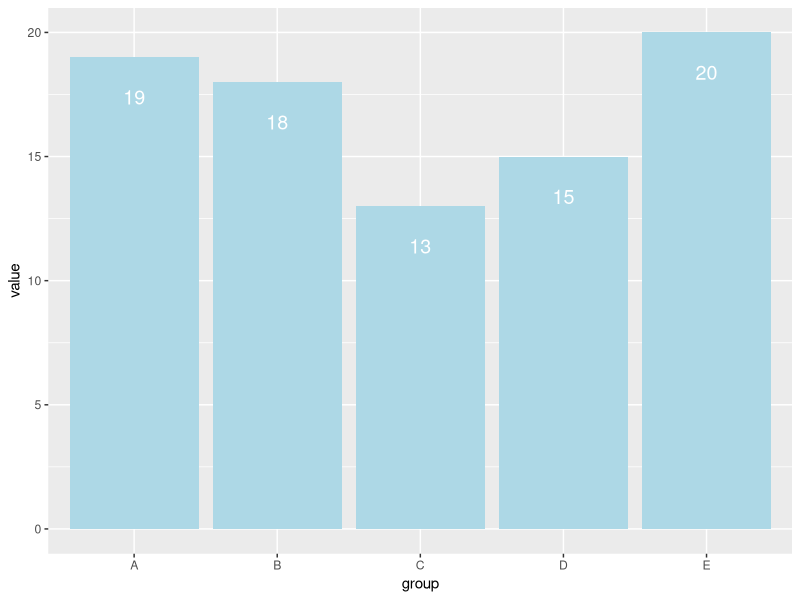
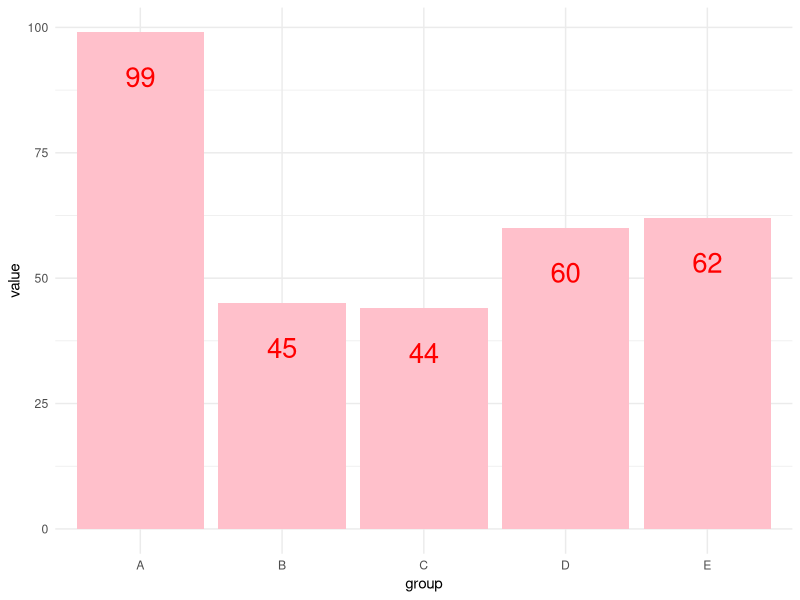

Reproduce these figures in R, in order.
## ---- chunk 1
#| label: leaving-the-house-definition

leaving_the_house <- function(rain) {
  always_need <- c ("Phone", "Backpack", "Keys", "Wallet")
if(rain) {always_need <- c (always_need, "raincoat")}
print(always_need)
}

## ---- chunk 2
#| label: leaving-the-house-calls 

today <- leaving_the_house(rain = TRUE)
today <- leaving_the_house(rain = FALSE)

tomorrow <- leaving_the_house(rain = FALSE)
tomorrow <- leaving_the_house(rain = TRUE)
## ---- chunk 3
#| label: setup 


library(dplyr)
library(ggplot2)

data1 <- structure(
    list(group = c("A", "B", "C", "D", "E"), value = c(19, 18, 13, 15, 20)),
    row.names = c(NA, -5L),
    class = c("tbl_df", "tbl", "data.frame")
)

data1
## ---- chunk 4
#| label: labels-definition-1


label_nudge <- function(y) {
    # do your calculations here
    # when you're ready, replace 0 with your return value
    offset <- .05* max(y)

    return(y - offset)
}

label_nudge(data1$value)
## ---- chunk 5
#| label: label-plot-1


data1$y_nudge <- label_nudge(data1$value)
ggplot(data1, aes(x = group, y = value)) +
    geom_col(fill = "lightblue") +
    geom_text(
        aes(label = value, y = y_nudge),
        color = "white",
        size = 5,
        vjust = 1.5
    )
# vjust is the vertical justification; vjust = 1 means labels will be aligned at the top
## ---- chunk 6
#| label: label-plot-new-range 


data2 <- structure(
    list(group = c("A", "B", "C", "D", "E"), value = c(99, 45, 44, 60, 62)),
    row.names = c(NA, -5L),
    class = c("tbl_df", "tbl", "data.frame")
)

data2
## ---- chunk 7
#| label: label-plot-new-range-result


data2$y_nudge <- label_nudge(data2$value)

ggplot(data2, aes(x = group, y = value)) +
    geom_col(fill = "pink") +
    geom_text(
        aes(label = value, y = y_nudge),
        color = "red",
        size = 7,
        vjust = 1.5
    )  + theme_minimal()
## ---- chunk 8
#| label: fmt-values 


percent_vals <- c(0.05, 0.1, 0.512, 0.678) # want 5%, 10%, 51%, 68%
dollar_vals <- c(100, 110.70, 823, 1123) # want $100; $111; $823; $1,123
comma_vals <- c(2345, 10123.4, 999, 1205) # want 2,345; 10,123; 999; 1,205
## ---- chunk 9
#| label: fmt-functions-1


# define functions here
percent1 <- function(x) {
  paste0(round(x * 100), "%")
}
percent1(percent_vals)

dollar1 <- function(x) {
  paste0("$", formatC(round(x), format = "d", big.mark = ","))
}
dollar1(dollar_vals)

comma1 <- function(x) {
  formatC(round(x), format = "d", big.mark = ",")
  }
comma1(comma_vals)
## ---- chunk 10
#| label: function-factories


number <- scales::label_number()
class(number)
## ---- chunk 11
#| label: scales-example 

decimal <- scales::label_number(accuracy = 0.01)
decimal(c(1.234, 5.1, 10.999))
## ---- chunk 12

precent2 <- scales::label_percent(accuracy = 1)
#precent2 (precent_vals)
